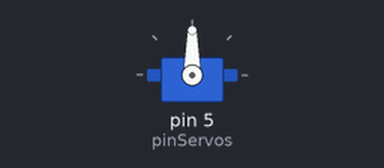
The sketch below on a simulated Arduino Uno, built with avr-gcc and run on an emulated ATmega328P. Shown: servo. What the sketch prints to the serial monitor is not drawn.

Above: at 0.05 s.
At 1.5 s:
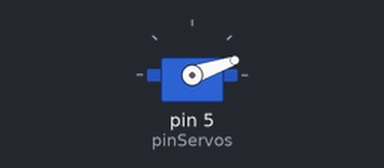
At 2.95 s:
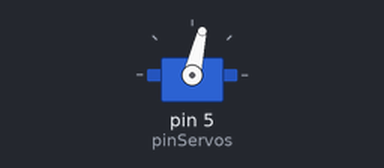
At 6.5 s:
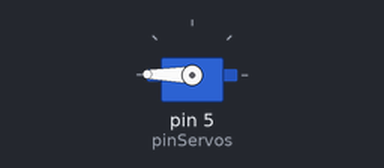
Timing chart, 0 to 8.5 s (numbered marks = the images above):
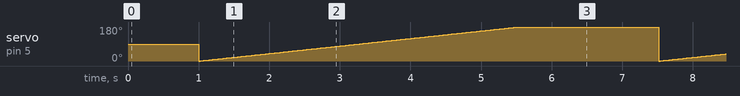

The sketch:

armtest.ino
```cpp
#include <Servo.h>


int pinServos[] = {2, 3, 4, 5, 6, 7};
Servo servos[6];
//const int

void setup() {
  Serial.begin(9600);
  // put your setup code here, to run once:
  //for (int i = 0; i < 6; i++)
  servos[0].attach(5);

}
int maxGrades = 180;
int minGrades = 0;
//100-left
//200-right

void loop() {
  Serial.println("0-180");
  //
  delay(1000);
  // put your main code here, to run repeatedly:
  //left
  for (int i = minGrades; i < maxGrades; i++) {
    servos[0].write(i);
    delay(25);

  }
  delay(1000);
  Serial.println("180-0");
  for (int i = maxGrades; i == minGrades; i--) {
    servos[0].write(i);
    delay(25);
  }
}
```
